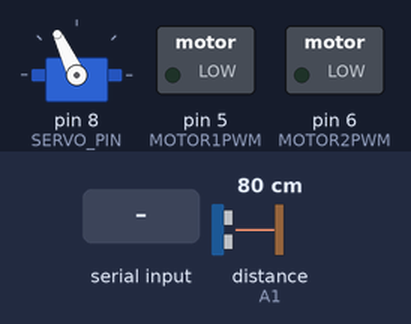
This sketch was run on a simulated Arduino Uno, built with avr-gcc and run on an emulated ATmega328P. Parts: servo, switched loads named in the sketch (green lamp = pin HIGH). The test bench sets the inputs (shaded band); at power-on: distance to the obstacle (sensor on A1) 80 cm. The echo pulse lasts 58.3 µs per cm.

Above: at 3.9 s.
4.0 s: "l" received over Serial
At 6.3 s:
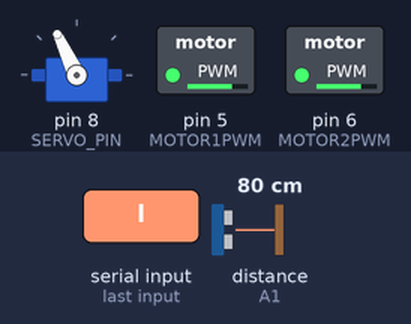
7.0 s: "b" received over Serial
9.1 s: "r" received over Serial
At 10.3 s:
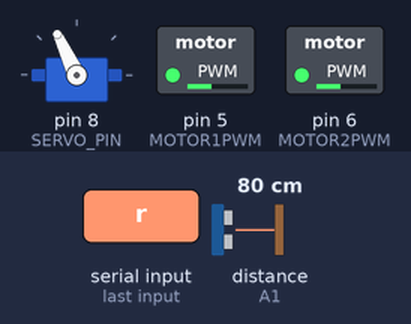
12.1 s: "s" received over Serial
At 13.1 s:
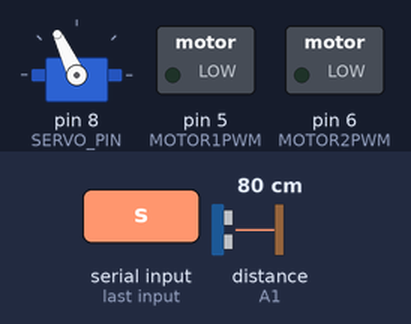
Timing chart, 0 to 14.6 s (numbered marks = the images above; inputs shaded):
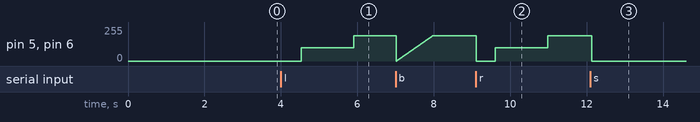

The sketch:

robot.ino
```cpp
// Another One Obstacle Avoiding Robot
// inpired from varius Obstacle Avoiding Robots in Arduino Project Hub.
// works with DFROBOT DRI0044 dual motor driver, and the usual stuff, SG90 servo, HC-SR04 Ultrasonic Distance Sensor
// required libraries - Servo for the servo, NewPing for the Ultrasonic sensor

//TODO ArduinoBlue https://sites.google.com/stonybrook.edu/arduinoble or https://play.google.com/store/apps/details?id=com.shevauto.remotexy.pro

//gets serial commands from robot_wifi_commands (left,right,up,down)

#include <NewPing.h>
#include <Servo.h>

#define TRIG_PIN A0
#define ECHO_PIN A1

#define MAX_DISTANCE 200
#define MAX_SPEED 190 // sets speed  of DC  motors
#define MAX_SPEED_OFFSET 20
#define SERVO_PIN 8
#define SERVO_LOOK_F 115

#define MOTOR1DIR 4
#define MOTOR1PWM 5
#define MOTOR2DIR 7
#define MOTOR2PWM 6

NewPing sonar(TRIG_PIN, ECHO_PIN,  MAX_DISTANCE);

char serialCommand;
int explore = 0;

Servo  myservo;

boolean goesForward=false;
int distance = 100;
int speedSet  = 0;

void setup() {
  Serial.begin(9600);
  myservo.attach(SERVO_PIN);
  myservo.write(SERVO_LOOK_F);
  delay(2000);
  distance = readPing();
  delay(100);
  distance =  readPing();
  delay(100);
  distance = readPing();
  delay(100);
  distance  = readPing();
  delay(100);
}

void loop() {

    //check if there is a left,right,up,down,stop,explore command await on serial.
    while (Serial.available() > 0){
       delay(10);  //delay to allow buffer to fill
    if (Serial.available() >0) {
      serialCommand = Serial.read();  //gets one byte from serial buffer
    if (serialCommand=='l'){
      turnLeft();
      moveForward();
      delay(200);
    }
    if (serialCommand=='r')
    {
      turnRight();
      moveForward();
      delay(200);
    }
    if (serialCommand=='f')
    {
      goesForward=false;
      moveForward();
      delay(200);
    }
    if (serialCommand=='b')
    {
      moveBackward();
      delay(200);
    }
    if (serialCommand=='e')
    {
      explore=1;
      moveForward();
    }
    if (serialCommand=='s'){
      explore=0;
      moveStop();
    }
   serialCommand="";
  } else {
    moveForward();
  }
    }
 int distanceR = 0;
 int distanceL =  0;
 delay(30);

 if (explore == 1) {
 if(distance<=15)
 {
  moveStop();
  delay(100);
  moveBackward();
  delay(300);
  moveStop();
  delay(200);
  distanceR = lookRight();
  delay(200);
  distanceL = lookLeft();
  delay(200);

  if(distanceR>=distanceL)
  {
    turnRight();
    moveStop();
  }else
  {
    turnLeft();
    moveStop();
  }
 }else
 {
  moveForward();
  }
 distance = readPing();
 }
}

int lookRight()
{
    myservo.write(50);
    delay(500);
    int distance = readPing();
    delay(100);
    myservo.write(115);
    return distance;
}

int lookLeft()
{
    myservo.write(170);
    delay(500);
    int distance = readPing();
    delay(100);
    myservo.write(115);
    return distance;
    delay(100);
}

int readPing() {
  delay(70);
  int cm = sonar.ping_cm();
  if(cm==1)
  {
    cm = 250;
  }
  return  cm;
}

void moveStop() {
  move(1,0,'f'); // moves motor 1 [left motor] forward at speed
  move(2,0,'f'); // moves motor 2 [right motor] forward at speed
  }

void moveForward()  {

 if(!goesForward)
  {
   goesForward=true;
   for (speedSet = 0; speedSet < MAX_SPEED; speedSet +=2) // slowly bring  the speed up to avoid loading down the batteries too quickly
   {
   move(1,speedSet,'f'); // moves motor 1 [left motor] forward at speed
   move(2,speedSet,'f'); // moves motor 2 [right motor] forward at speed
    delay(5);
   }
  }
}

void moveBackward() {
  goesForward=false;
  for (speedSet = 0; speedSet < MAX_SPEED; speedSet  +=2) // slowly bring the speed up to avoid loading down the batteries too quickly
  {
    move(1,speedSet,'b'); // moves motor 1 [left motor] backward at speed
    move(2,speedSet,'b'); // moves motor 2 [right motor] backward at speed
    delay(10);
  }
}

void turnRight()  {
  moveStop();delay(500);
  move(1,100,'f'); // moves motor 1 [left motor] backward at speed
  move(2,100,'b'); // moves motor 2 [right motor] backward at speed
  delay(900);

}

void turnLeft() {
  moveStop();delay(500);
  move(1,100,'b'); // moves motor 1 [left motor] backward at speed
  move(2,100,'f'); // moves motor 2 [right motor] backward at speed
  delay(900);
}


// move the selectedmotor
void move(int motor, int speed, char direction){

  boolean motorDirectionPin;

  switch (direction) {
    case 'f':
      motorDirectionPin = HIGH;
      break;
    case 'b':
      motorDirectionPin = LOW;
      break;
    default:
      motorDirectionPin = HIGH;
    break;
  }
  switch (motor) {
    case 1:
      digitalWrite(MOTOR1DIR, motorDirectionPin);
      analogWrite(MOTOR1PWM, speed);
      break;
    case 2:
      digitalWrite(MOTOR2DIR, motorDirectionPin);
      analogWrite(MOTOR2PWM, speed);
      break;
  }
}
```

Measured:
- after the input at 4.0 s, pin 5 (MOTOR1PWM), pin 6 (MOTOR2PWM): 0/255 → 100/255 after 0.53 s, → 188/255 1.4 s later
- after the input at 9.1 s, pin 5 (MOTOR1PWM), pin 6 (MOTOR2PWM): 188/255 → 0/255 at once, → 100/255 0.50 s later, → 188/255 1.4 s later
- after the input at 12.1 s, pin 5 (MOTOR1PWM), pin 6 (MOTOR2PWM): 188/255 → 0/255 at once
